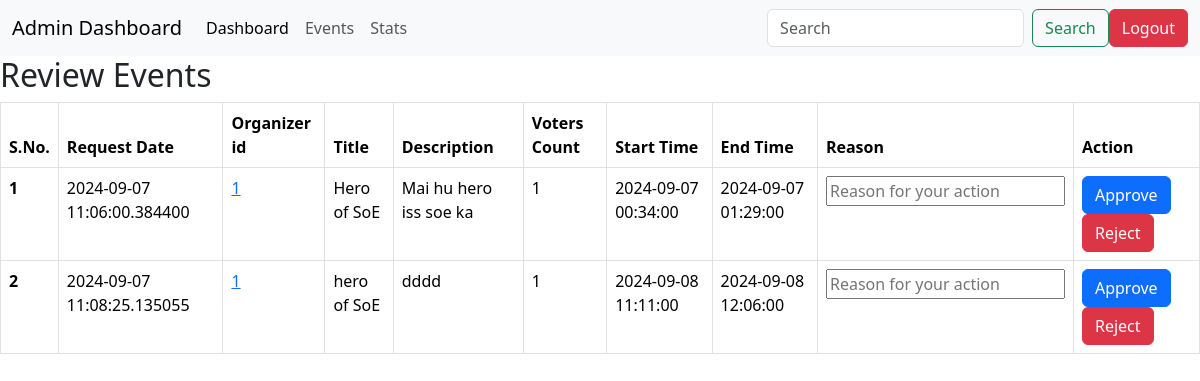
The page /admin/review on the database as committed earlier.
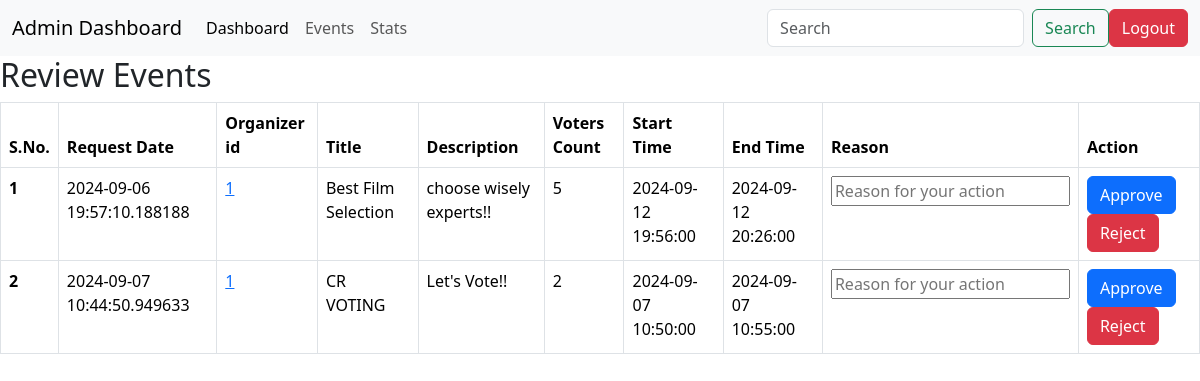
The same page on the database as committed later.
### application/models.py (models this page shows)
class Event(db.Model):
    id=db.Column(db.Integer(),primary_key=True)
    createTime=db.Column(db.DateTime)
    organizerId=db.Column(db.Integer(),db.ForeignKey('user.id'))
    title=db.Column(db.String(),default='x')
    desc=db.Column(db.String(),default='x')
    endTime=db.Column(db.DateTime,nullable=False)
    startTime=db.Column(db.DateTime,nullable=False)
    isApproved=db.Column(db.Boolean,default=False)
    voterCount=db.Column(db.Integer())
    durHour=db.Column(db.Integer())
    durMin=db.Column(db.Integer())
    votes=db.relationship('Vote',backref='event')

### application/controllers.py (the view)
@app.route('/admin/review')
def adminReview():
    events=Event.query.filter_by(isApproved=0).all()
    return render_template('admin_review.html',events=events)

### templates/admin_review.html (shortened to what this page needs)
<!DOCTYPE html>
<html lang="en">
<head>
    <link href="https://cdn.jsdelivr.net/npm/bootstrap@5.3.3/dist/css/bootstrap.min.css" rel="stylesheet">
</head>
<body>
    <nav class="navbar navbar-expand-lg bg-body-tertiary">
        <div class="container-fluid">
          <a class="navbar-brand" href="#">Admin Dashboard</a>
          <div class="collapse navbar-collapse" id="navbarSupportedContent">
            <ul class="navbar-nav me-auto mb-2 mb-lg-0">
              <li class="nav-item">
                <a class="nav-link active" aria-current="page" href="/admin">Dashboard</a>
              </li>
              <li class="nav-item">
                <a class="nav-link" href="/admin/events">Events</a>
              </li>
              <li class="nav-item">
                <a class="nav-link" href="/admin/stats">Stats</a>
              </li>
            </ul>
            <form class="d-flex" role="search">
              <input class="form-control me-2" type="search" placeholder="Search" aria-label="Search">
              <button class="btn btn-outline-success" type="submit">Search</button>
            </form>
            <a class="btn btn-danger" href="/">Logout</a>
          </div>
        </div>
      </nav>
    <h2>Review Events</h2>
    {% if events|length == 0 %}
        <h3>No Events To Review</h3>
    {%else%}
    <table class="table table-bordered">
        <thead>
            <tr>
                <th scope="col">S.No.</th>
                <th scope="col">Request Date</th>
                <th scope="col">Organizer id</th>
                <th scope="col">Title</th>
                <th scope="col">Description</th>
                <th scope="col">Voters Count</th>
                <th scope="col">Start Time</th>
                <th scope="col">End Time</th>
                <th scope="col">Reason</th>
                <th scope="col">Action</th>
            </tr>
        </thead>
        <tbody>
            {%for event in events%}
                <tr>
                    <th scope="row">{{loop.index}}</th>
                    <td>{{event.createTime}}</td>
                    <td><a href="/admin/{{event.organizerId}}/watchUser">{{event.organizerId}}</a></td>
                    <td>{{event.title}}</td>
                    <td>{{event.desc}}</td>
                    <td>{{event.voterCount}}</td>
                    <td>{{event.startTime}}</td>
                    <td>{{event.endTime}}</td>
                    <td><input type="text" placeholder="Reason for your action"></td>
                    <td><a type="button" class="btn btn-primary" href="/admin/{{event.id}}/approve">Approve</a><a type="button" class="btn btn-danger" href="/{{event.id}}/reject">Reject</a></td>
                </tr>
              {%endfor%}
        </tbody>
    </table>
    {%endif%}
</body>
</html>

Rows that differ between the two databases and show on the page:
removed Event: createTime "2024-09-07 11:06:00.384400", organizerId "1", title "Hero of SoE", desc "Mai hu hero iss soe ka", voterCount "1", startTime "2024-09-07 00:34:00", endTime "2024-09-07 01:29:00"
removed Event: createTime "2024-09-07 11:08:25.135055", organizerId "1", title "hero of SoE", desc "dddd", voterCount "1", startTime "2024-09-08 11:11:00", endTime "2024-09-08 12:06:00"
added Event: createTime "2024-09-06 19:57:10.188188", organizerId "1", title "Best Film Selection", desc "choose wisely experts!!", voterCount "5", startTime "2024-09-12 19:56:00", endTime "2024-09-12 20:26:00"
added Event: createTime "2024-09-07 10:44:50.949633", organizerId "1", title "CR VOTING", desc "Let's Vote!!", voterCount "2", startTime "2024-09-07 10:50:00", endTime "2024-09-07 10:55:00"
